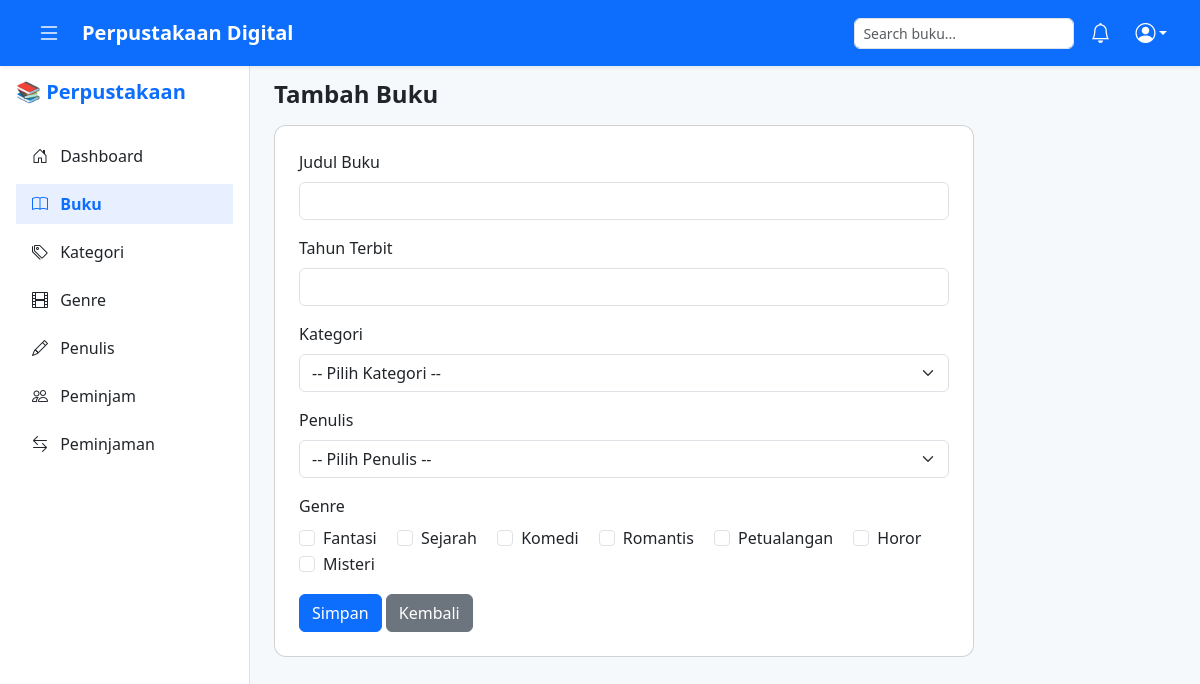
The page /pages/tambah_buku.php (signed in) on the database its author committed.
### tables this page shows
CREATE TABLE `tb_genre` (
  `id_genre` int(11) NOT NULL,
  `nama_genre` varchar(100) NOT NULL
);

### pages/tambah_buku.php (the view, shortened to what this page needs)
<?php
include '../config/koneksi.php';
include '../componen/header.php';
include '../componen/sidebar.php';
$genre_all = mysqli_query($conn, "SELECT * FROM tb_genre");
?>
<main class="main-content" style="margin-left:250px; padding-top:80px; background-color:#f6f9fc;">
    <div class="container-fluid px-4">
        <h4 class="fw-bold mb-3">Tambah Buku</h4>
        <div class="card p-4" style="max-width:700px;">
            <form method="POST" action="../proses/buku_proses.php">
                <div class="mb-3">
                    <label class="form-label">Judul Buku</label>
                    <input type="text" name="judul_buku" class="form-control" required>
                </div>
                <div class="mb-3">
                    <label class="form-label">Tahun Terbit</label>
                    <input type="number" name="tahun_terbit" class="form-control" required>
                </div>
                <div class="mb-3">
                    <label class="form-label">Kategori</label>
                    <select name="id_kategori" class="form-select" required>
                        <option value="">-- Pilih Kategori --</option>
                    </select>
                </div>
                <div class="mb-3">
                    <label class="form-label">Penulis</label>
                    <select name="id_penulis" class="form-select" required>
                        <option value="">-- Pilih Penulis --</option>
                    </select>
                </div>
                <div class="mb-3">
                    <label class="form-label">Genre</label><br>
                    <?php while ($g = mysqli_fetch_array($genre_all)) : ?>
                        <div class="form-check form-check-inline">
                            <input class="form-check-input" type="checkbox" name="genre[]" value="<?= $g['id_genre']; ?>">
                            <label class="form-check-label"><?= $g['nama_genre']; ?></label>
                        </div>
                    <?php endwhile; ?>
                </div>
                <button type="submit" name="tambah" class="btn btn-primary">Simpan</button>
                <a href="buku.php" class="btn btn-secondary">Kembali</a>
            </form>
        </div>
    </div>
</main>
<?php include '../componen/footer.php'; ?>

### assets/css/style.css (style rules this page uses)
body { background-color: #f6f9fc; font-family: "Segoe UI", sans-serif; overflow-x: hidden; }
.card { border-radius: 12px; }

### rows shown on the page
tb_genre: nama_genre "Fantasi"
tb_genre: nama_genre "Sejarah"
tb_genre: nama_genre "Komedi"
tb_genre: nama_genre "Romantis"
tb_genre: nama_genre "Petualangan"
tb_genre: nama_genre "Horor"
tb_genre: nama_genre "Misteri"
